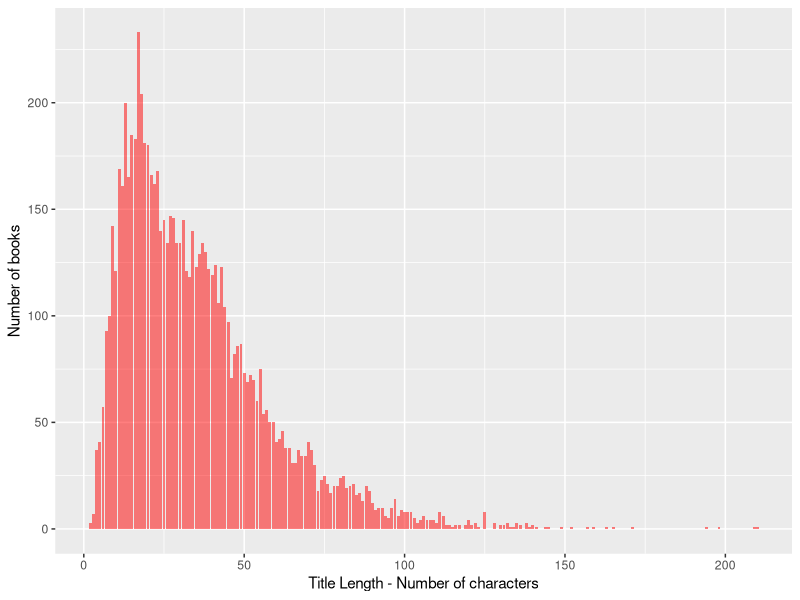
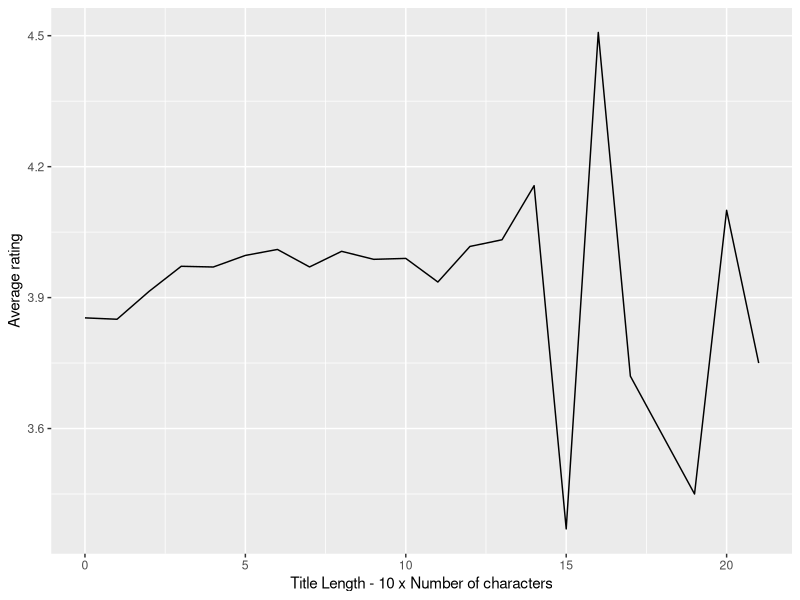
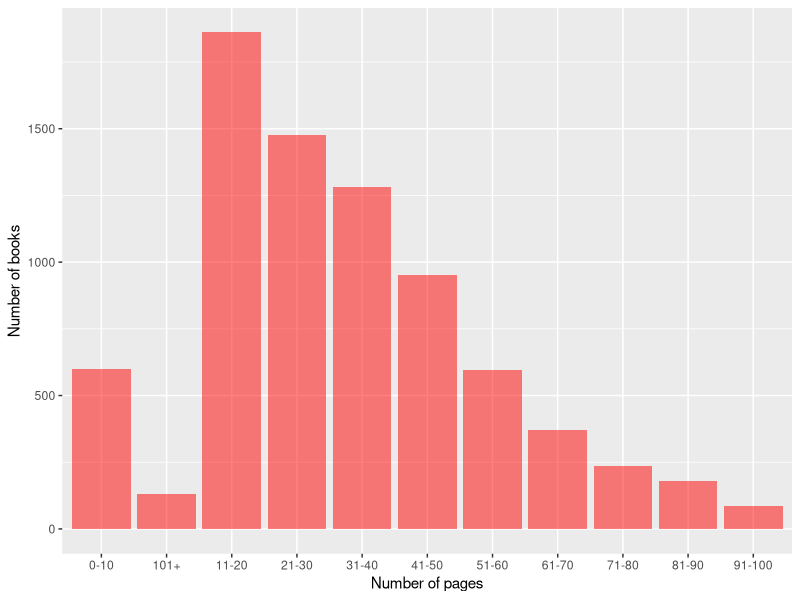
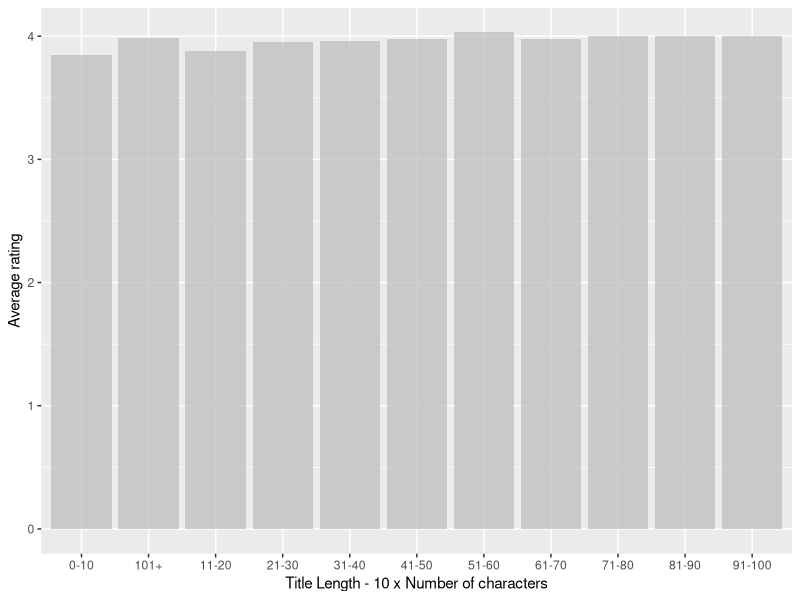
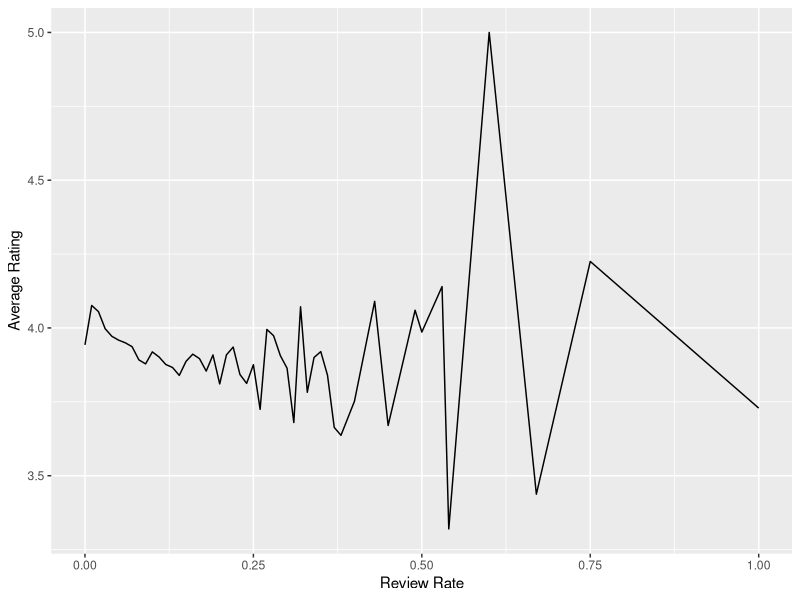
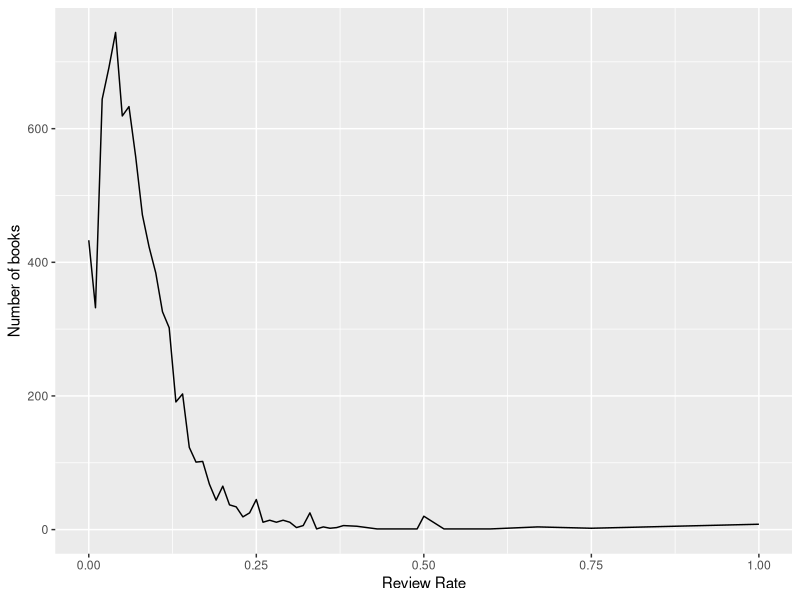

Reproduce these figures in R, in order.
## ---- chunk 1
knitr::opts_chunk$set(echo = TRUE)
## ---- chunk 2
# load libraries
if(!require(tidyverse)) install.packages("tidyverse", repos = "http://cran.us.r-project.org")
if(!require(caret)) install.packages("caret", repos = "http://cran.us.r-project.org")
if(!require(data.table)) install.packages("data.table", repos = "http://cran.us.r-project.org")
if(!require(lubridate)) install.packages("lubridate", repos = "http://cran.us.r-project.org")
if(!require(randomForest)) install.packages("randomForest", repos = "http://cran.us.r-project.org")

# read the CSV file
dataset <- read_delim("books.csv", delim = ",")
summary(dataset)
## ---- chunk 3
dataset %>% filter(average_rating == 0) %>% summarize(n = n())
## ---- chunk 4
dataset <- dataset %>% filter(average_rating != 0)
## ---- chunk 5
set.seed(1983, sample.kind = "Rounding")
# We will first consider 85% for the training & testing partition set 
# and 15% for the validation set
test_index_1 <- createDataPartition(y = dataset$average_rating, times = 1,
                                  p = 0.85, list = FALSE)
partition <- dataset[test_index_1,]
validation <- dataset[-test_index_1,]

# Now splitting partition into a training set and a testing set
test_index_2 <- createDataPartition(y = partition$average_rating, times = 1,
                                  p = 70/85, list = FALSE)
train_set <- partition[test_index_2,]
test_set <- partition[-test_index_2,]
## ---- chunk 6
nrow(train_set)
nrow(test_set)
nrow(validation)
## ---- chunk 7
# checking correlation between number of pages and book rating
cor(train_set$average_rating, train_set$num_pages)

# checking correlation between number of ratings and book rating
cor(train_set$average_rating, train_set$ratings_count)

# checking correlation between number of reviews and book rating
cor(train_set$average_rating, train_set$text_reviews_count)
## ---- chunk 8
# adding a new column to calculate review rate (% of people who posted a review)
# out of the people who rated it
temp <- train_set %>% 
  mutate(review_rate = ifelse(ratings_count == 0, 0, 
                              text_reviews_count / ratings_count))

# checking correlation between review rate and book rating
cor(train_set$average_rating, temp$review_rate)
## ---- chunk 9
# adding a new column to calculate length of the book's title
temp <- temp %>% mutate(title_length = nchar(title))

# checking correlation between length of the book's title and book rating
cor(train_set$average_rating, temp$title_length)
## ---- chunk 10
# define function to format any data set so that we can apply it
# to all data sets. Note that none of these transformations are making use
# of the book ratings or data beyond the specific row in the data
format_df = function(df) {
  
  df <- df %>% 
    # add review rate (number of text ratings / number of ratings)
    mutate(review_rate = ifelse(ratings_count == 0, 0, 
                                text_reviews_count / ratings_count)) %>%
    # add length of book title
    mutate(title_length = nchar(title)) %>%
    # add grouping for number of pages
    mutate(num_pages_group = round(num_pages/100)) %>%
    # add grouping for review rate
    mutate(review_rate_group = case_when(
      review_rate < 0.15 ~ round(review_rate, 2),
      TRUE ~ 0.16)) %>%
  
    # regroup by language. Languages with low book count grouped together. 
    group_by(language_code) %>%
    mutate(language_group = case_when(
      language_code == "en-US" ~ "eng",
      language_code == "en-GB" ~ "eng",
      n() > 10 ~ language_code, 
      TRUE ~"other")) %>%
    ungroup() %>%
  
    # group title length by category
    mutate(title_length_group = case_when(
      title_length <= 10 ~ "0-10",
      title_length <= 20 ~ "11-20",
      title_length <= 30 ~ "21-30",
      title_length <= 40 ~ "31-40",
      title_length <= 50 ~ "41-50",
      title_length <= 60 ~ "51-60",
      title_length <= 70 ~ "61-70",
      title_length <= 80 ~ "71-80",
      title_length <= 90 ~ "81-90",
      title_length <= 100 ~ "91-100",
      TRUE ~ "101+"
    ))
}

train_set <- format_df(train_set)
test_set <- format_df(test_set)
## ---- chunk 11
fit <- lm(average_rating ~ title_length + review_rate +
            num_pages, data = train_set)
y_hat_lm <- predict(fit, test_set)
sqrt(mean((y_hat_lm - test_set$average_rating)^2))
## ---- chunk 12
# train model using randomForest
set.seed(1983, sample.kind = "Rounding")
train_rf <- randomForest(average_rating ~ title_length + review_rate + 
                           num_pages + authors + language_group, 
                         data = train_set, ntree = 180, 
                         importance=TRUE)
# see importance of each variable
varImp(train_rf)

# predict test set using RandomForest
y_hat_rf <- predict(train_rf, test_set)
# calculate RMSE
sqrt(mean((y_hat_rf - test_set$average_rating)^2))
## ---- chunk 13
# number of books based on title length
train_set %>% group_by(title_length) %>%
  summarize(books = n()) %>%
  ggplot(aes(x = title_length, y = books)) +
  geom_col(fill = "red", alpha=0.5) +
  xlab("Title Length - Number of characters") +
  ylab("Number of books")
## ---- chunk 14
# average rating of books based on title length
train_set %>% 
  mutate(title_length_range = round(title_length/10)) %>%
  group_by(title_length_range) %>%
  summarize(avg_rating = mean(average_rating)) %>%
  ggplot(aes(x = title_length_range, y = avg_rating)) +
  geom_line() +
  xlab("Title Length - 10 x Number of characters") +
  ylab("Average rating")
## ---- chunk 15
# number of books based on title length
train_set %>% group_by(title_length_group) %>%
  summarize(books = n()) %>%
  ggplot(aes(x = title_length_group, y = books)) +
  geom_col(fill = "red", alpha=0.5) +
  xlab("Number of pages") +
  ylab("Number of books")
## ---- chunk 16
# number of books based on title length
train_set %>% group_by(title_length_group) %>%
  summarize(avg_rating = mean(average_rating)) %>%
  ggplot(aes(x = title_length_group, y = avg_rating)) +
  geom_col(fill = "gray", alpha=0.75) +
  xlab("Title Length - 10 x Number of characters") +
  ylab("Average rating")
## ---- chunk 17
# average rating of books based on review rate
train_set %>% 
  mutate(review_rate_rounded = round(review_rate,2)) %>%
  group_by(review_rate_rounded) %>%
  summarize(avg_rating = mean(average_rating)) %>%
  ggplot(aes(x = review_rate_rounded, y = avg_rating)) +
  geom_line() +
  xlab("Review Rate") +
  ylab("Average Rating")
## ---- chunk 18
# number of books based on review rate
train_set %>% 
  mutate(review_rate_rounded = round(review_rate,2)) %>%
  group_by(review_rate_rounded) %>%
  summarize(books = n()) %>%
  ggplot(aes(x = review_rate_rounded, y = books)) +
  geom_line() +
  xlab("Review Rate") +
  ylab("Number of books")
## ---- chunk 19
# store overall average of book ratings in the training set
overall_avg = mean(train_set$average_rating)

# calculate biases within the training set
train_set <- train_set %>%

  # calculate effect of language
  group_by(language_group) %>%
  mutate(b_language = mean(average_rating - overall_avg)) %>%
  ungroup() %>%
  
  # calculate effect of author, after deducting language
  group_by(authors) %>%
  mutate(b_authors = mean(average_rating - overall_avg - b_language)) %>%
  ungroup %>%
  
  # calculate effect of number of pages, after deducting language
  # and author effect
  group_by(num_pages_group) %>%
  mutate(b_num_pages = mean(average_rating - overall_avg - b_language - 
                            b_authors)) %>%
  ungroup %>%
  
  # calculate effect of title length after deducting the other effects
  group_by(title_length_group) %>%
  mutate(b_title_length = mean(average_rating - overall_avg - b_language -
                                 b_num_pages - b_authors)) %>%
  ungroup() %>%
  
  # calculate effect of review rate, after deducting the other effects
  group_by(review_rate_group) %>%
  mutate(b_review_rate = mean(average_rating - overall_avg - b_language - 
                                b_num_pages - b_authors - b_title_length)) %>%
  ungroup()
## ---- chunk 20
# extracting language effects from the training set
language_averages <- train_set %>%
  group_by(language_group) %>%
  summarize(b_language = mean(b_language))

# extracting author effects from the training set
authors_averages <- train_set %>%
  group_by(authors) %>%
  summarize(b_authors = mean(b_authors))

# extracting title length effects from the training set
title_length_averages <- train_set %>%
  group_by(title_length_group) %>%
  summarize(b_title_length = mean(b_title_length))

# extracting number of pages effect from the training set
num_pages_averages <- train_set %>%
  group_by(num_pages_group) %>%
  summarize(b_num_pages = mean(b_num_pages))

# extracting review rate effects from the training set
review_rate_averages <- train_set %>%
  group_by(review_rate_group) %>%
  summarize(b_review_rate = mean(b_review_rate))

# add data transformations to test set
test_set <- format_df(test_set)

# calculate predicted ratings for the test set
predicted_ratings <- test_set %>% 
  
  # integrate language effect as extracted from training set
  left_join(language_averages, by='language_group') %>% 
  # applying a default value for categories not found
  mutate(b_language_clean = ifelse(is.na(b_language), 0, b_language)) %>% 
  
  # integrate author effect as extracted from training set
  left_join(authors_averages, by='authors') %>% 
  mutate(b_authors_clean = ifelse(is.na(b_authors), 0, b_authors)) %>% 

  # integrate number of pages effect as extracted from training set
  left_join(num_pages_averages, by='num_pages_group') %>% 
  mutate(b_num_pages_clean = ifelse(is.na(b_num_pages), 0, 
                                       b_num_pages)) %>% 
  
  # integrate title length effect as extracted from training set
  left_join(title_length_averages, by='title_length_group') %>% 
  mutate(b_title_length_clean = ifelse(is.na(b_title_length), 0, 
                                       b_title_length)) %>% 
  
  # integrate review rate effect as extracted from training set
  left_join(review_rate_averages, by='review_rate_group') %>% 
  mutate(b_review_rate_clean = ifelse(is.na(b_review_rate), 0, 
                                      b_review_rate)) %>% 
  
  # calculate prediction
  mutate(pred = overall_avg + 
           b_language_clean +
           b_authors_clean + 
           b_num_pages_clean +
           b_title_length_clean +
           b_review_rate_clean) %>%
  # limit prediction to 0.5 to 5.0 range to avoid going outside the range
  mutate(pred_capped = ifelse(pred < 0.5, 0.5, ifelse(pred > 5.0, 5.0, pred)))
## ---- chunk 21
# calculate RMSE for test set
sqrt(mean((predicted_ratings$pred_capped - test_set$average_rating)^2))
## ---- chunk 22
# calculate predicted ratings for the validation set
predicted_ratings_2 <- format_df(validation) %>% 
  
  # integrate language effect as extracted from training set
  left_join(language_averages, by='language_group') %>% 
  # applying a default value for categories not found
  mutate(b_language_clean = ifelse(is.na(b_language), 0, b_language)) %>% 
  
  # integrate author effect as extracted from training set
  left_join(authors_averages, by='authors') %>% 
  mutate(b_authors_clean = ifelse(is.na(b_authors), 0, b_authors)) %>% 

  # integrate number of pages effect as extracted from training set
  left_join(num_pages_averages, by='num_pages_group') %>% 
  mutate(b_num_pages_clean = ifelse(is.na(b_num_pages), 0, 
                                       b_num_pages)) %>% 
  
  # integrate title length effect as extracted from training set
  left_join(title_length_averages, by='title_length_group') %>% 
  mutate(b_title_length_clean = ifelse(is.na(b_title_length), 0, 
                                       b_title_length)) %>% 
  
  # integrate review rate effect as extracted from training set
  left_join(review_rate_averages, by='review_rate_group') %>% 
  mutate(b_review_rate_clean = ifelse(is.na(b_review_rate), 0, 
                                      b_review_rate)) %>% 
  
  # calculate prediction
  mutate(pred = overall_avg + 
           b_language_clean +
           b_authors_clean + 
           b_num_pages_clean +
           b_title_length_clean +
           b_review_rate_clean) %>%
  # limit prediction to 0.5 to 5.0 range to avoid going outside the range
  mutate(pred_capped = ifelse(pred < 0.5, 0.5, ifelse(pred > 5.0, 5.0, pred))) 

# calculate RMSE for test set
sqrt(mean((predicted_ratings_2$pred_capped - validation$average_rating)^2))
